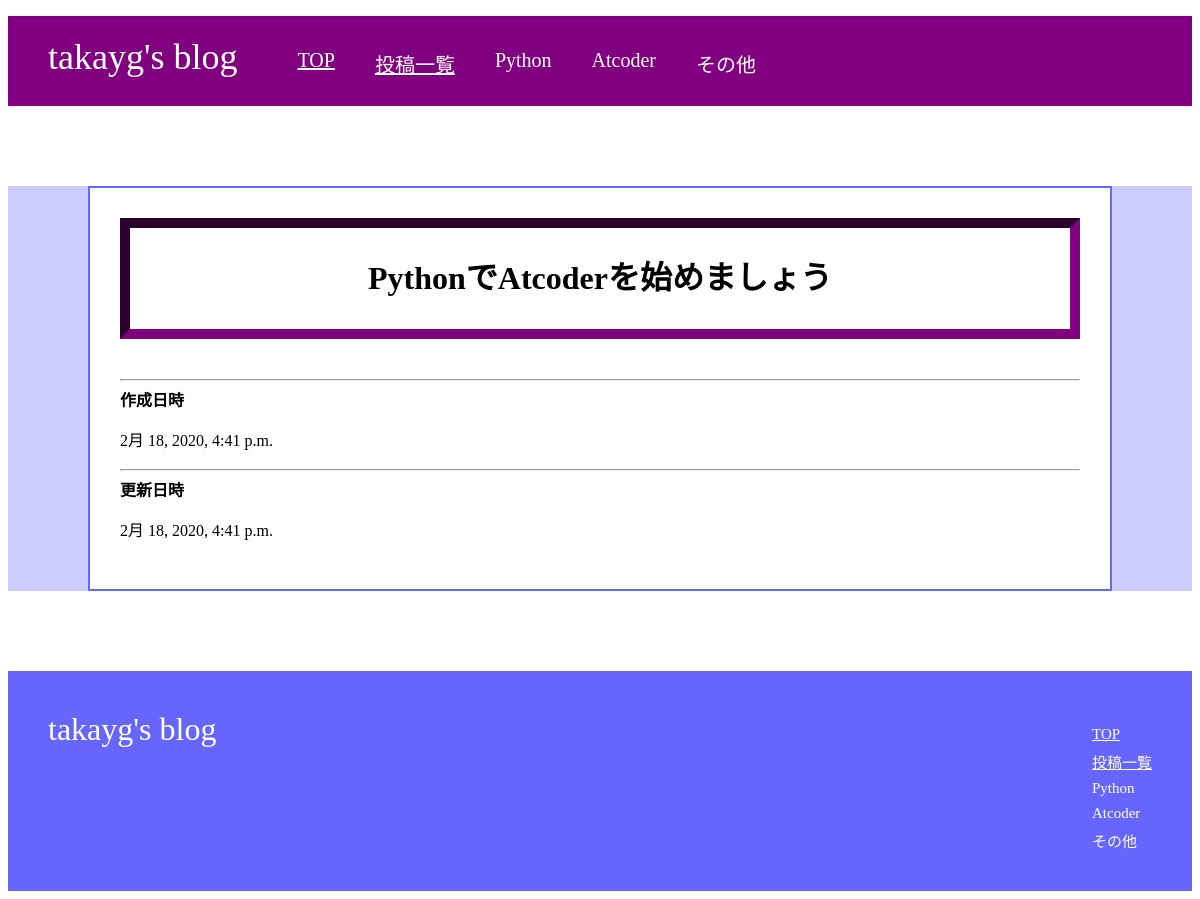
The page /blog_detail/2/ on the database its author committed.
### blog/models.py (models this page shows, shortened)
class Post(models.Model):
    title = models.CharField(max_length=200)
    explanation = models.CharField(max_length=200, null=True)
    text = MarkdownxField('Contents', help_text='To Write with Markdown format')
    created_date = models.DateTimeField(default=timezone.now)
    published_date = models.DateTimeField(blank=True, null=True)
    def formatted_markdown(self):
        return markdownify(self.text)

### blog/views.py (the view)
# urls.py: path('blog_detail/<int:pk>/', views.BlogDetailView.as_view(), name="blog_detail"),
class BlogDetailView(generic.DetailView):
    model = Post
    template_name = 'blog_detail.html'

### blog/templates/blog_detail.html (shortened to what this page needs)
{% load static %}
<!DOCTYPE html>
<html>
    <head>
    <link rel="stylesheet" href="{% static 'css/stylesheet.css' %}" type="text/css">
    <link rel="stylesheet" href="{% static 'js/highlight/styles/dracula.css' %}">
    </head>
    <body>
        <div class="header">
            <div class="header-logo">takayg's blog</div>
            <div class="header-list">
                <ul>
                    <li><a href="{% url 'blog:index' %}" class="white-link">TOP</a></li>
                    <li><a href="{% url 'blog:blog_list' %}" class="white-link">投稿一覧</a></li>
                    <li>Python</li>
                    <li>Atcoder</li>
                    <li>その他</li>
                </ul>
            </div>
        </div>
        <div class="blog-detail-back">
            <div class="blog-detail">
                <div class="title"><h1>{{ object.title }}</h1></div>
                <hr>
                <div class="created-date">
                    <strong>作成日時</strong>
                    <p>{{ object.created_date }}</p>
                </div>
                <hr>
                <div class="updated-date">
                    <strong>更新日時</strong>
                    <p>{{ object.published_date }}</p>
                </div>
            </div>
        </div>
        <div class="footer">
            <div class="footer-logo">takayg's blog</div>
            <div class="footer-list">
              <ul>
                <li><a href="{% url 'blog:index' %}" class="white-link">TOP</a></li>
                <li><a href="{% url 'blog:blog_list' %}" class="white-link">投稿一覧</a></li>
                <li>Python</li>
                <li>Atcoder</li>
                <li>その他</li>
              </ul>
            </div>
        </div>
    </body>
</html>

### static/css/stylesheet.css (style rules this page uses)
.header { background-color: #800080; color: #fff; height: 90px; }
.header-logo { float: left; font-size: 36px; padding: 20px 40px; font-family: 'Lobster', cursive; }
.header-list li { float: left; padding: 33px 20px; font-size: 20px; list-style: none; }
.white-link { color: #fff; }
.footer { color: #fff; background-color: #6666FF; height: 140px; padding: 40px; }
.footer-logo { font-size: 32px; float: left; font-family: 'Lobster', cursive; }
.footer-list { float: right; font-size: 15px; }
.footer-list li { padding-bottom: 8px; list-style: none; }
.blog-detail-back { background-color: #CCCCFF; }
.blog-detail { padding: 30px; border: 2px solid #6666FF; background-color: #fff; margin: 80px; font-size: 16px; line-height: 1.5; }
.title { border: 10px inset #800080; padding: 5px; text-align: center; margin-bottom: 40px; }

### rows shown on the page
Post: title "PythonでAtcoderを始めましょう", created_date "2月 18, 2020, 4:41 p.m.", published_date "2月 18, 2020, 4:41 p.m."
